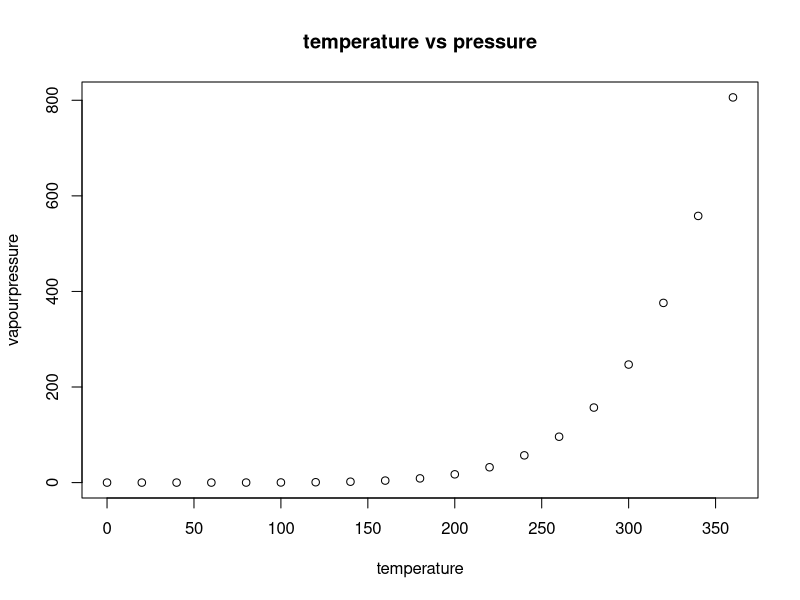
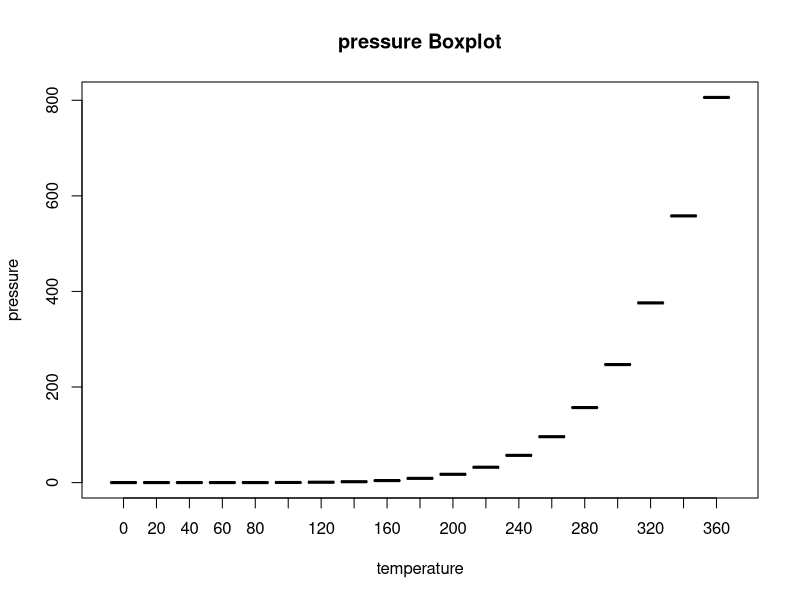
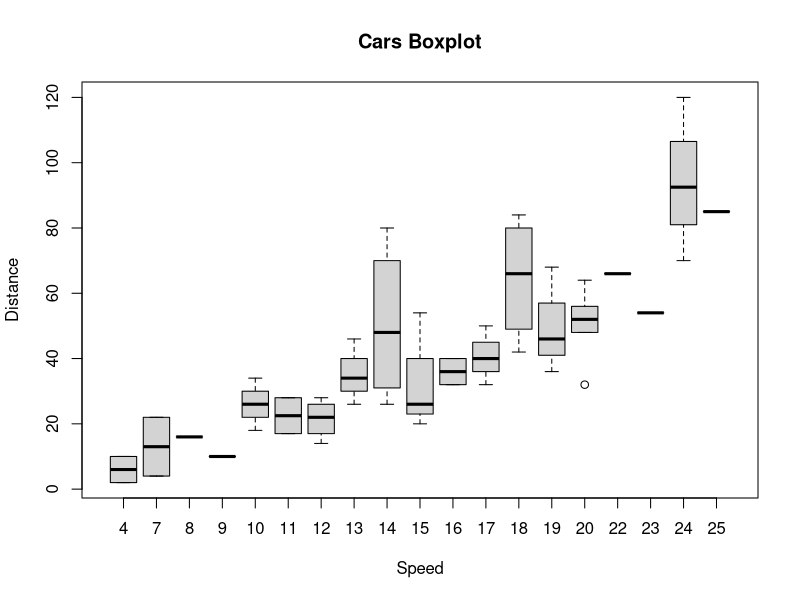
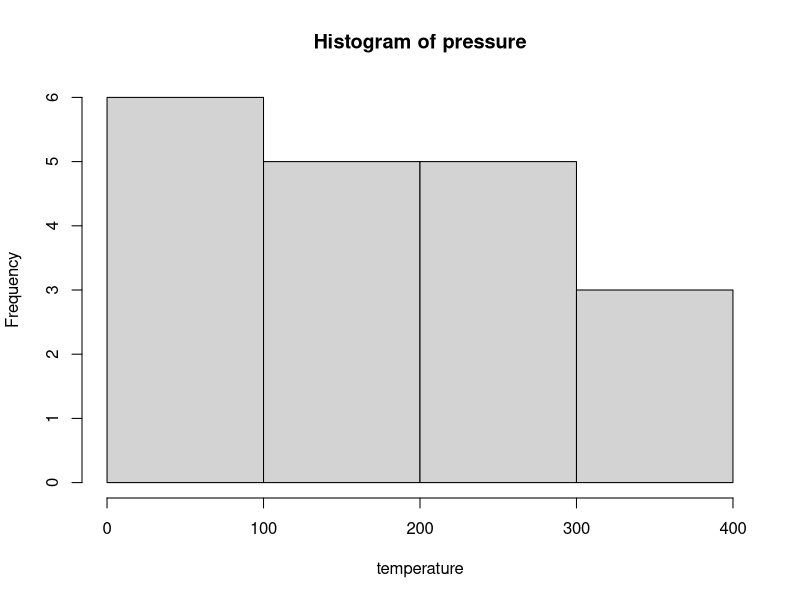
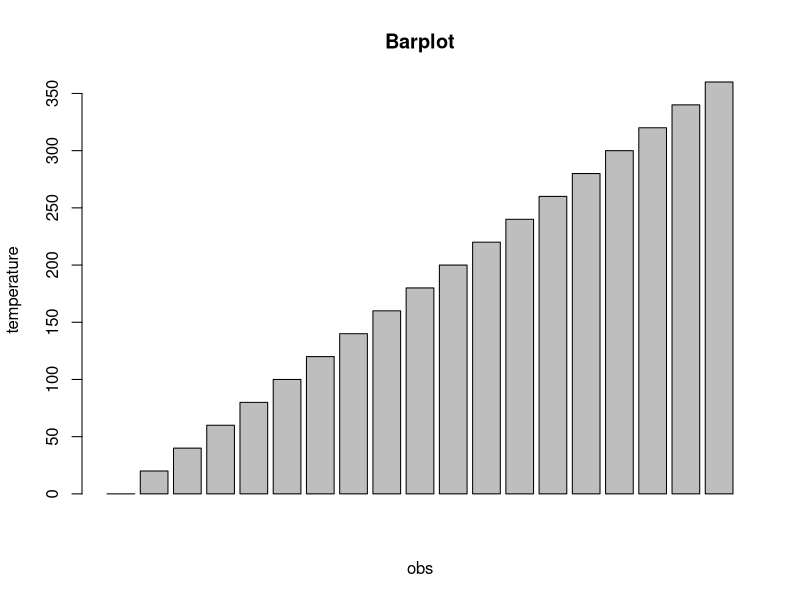
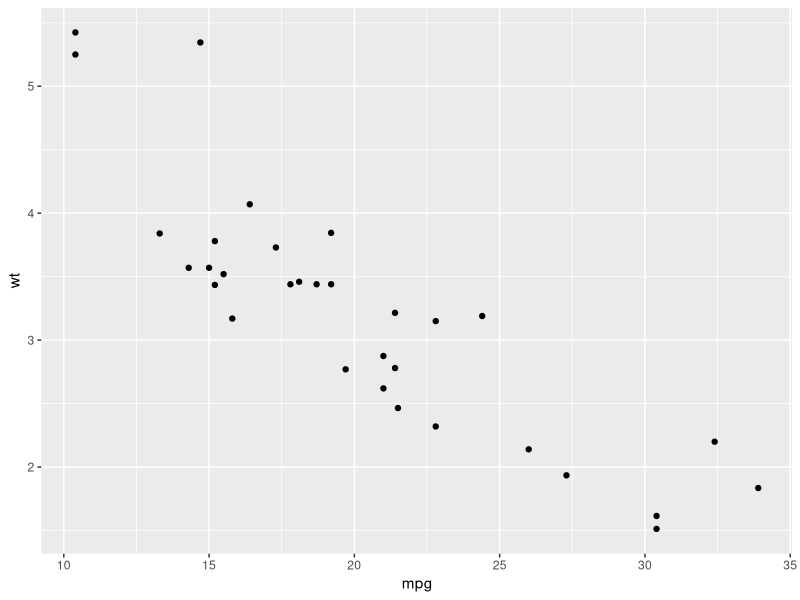

The R script that drew these images, in order:
library(ggplot2)
data()
head(pressure)
mean(pressure$temperature)
median(pressure$temperature)
Mode = function(x){ 
  ta = table(x)
  tam = max(ta)
  if (all(ta == tam))
    mod = NA
  else
    if(is.numeric(x))
      mod = as.numeric(names(ta)[ta == tam])
  else
    mod = names(ta)[ta == tam]
  return(mod)
}
Mode(pressure$temperature)
table(pressure$temperature)
names(pressure)
quantile(pressure$temperature)
sd(pressure$temperature)
plot(x=pressure$temperature, y=pressure$pressure, xlab="temperature", ylab="vapourpressure",
     main="temperature vs pressure")
boxplot(pressure~temperature,data=pressure,xlab="temperature",ylab="pressure", main="pressure Boxplot")
boxplot(dist~speed,data=cars,xlab="Speed",ylab="Distance", main="Cars Boxplot")
hist(pressure$temperature,xlab="temperature", ylab="Frequency", breaks=5,main="Histogram of pressure")
barplot(pressure$temperature,ylab="temperature",main="Barplot",xlab="obs")
qplot(mpg, wt, data = mtcars)